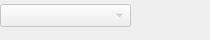
      <widget class="QWidget" name="page_4">
       <widget class="Document_Size" name="Document_size_comb_2">
        <property name="enabled">
         <bool>false</bool>
        </property>
        <property name="geometry">
         <rect>
          <x>0</x>
          <y>4</y>
          <width>131</width>
          <height>23</height>
         </rect>
        </property>
        <property name="maxVisibleItems">
         <number>50</number>
        </property>
       </widget>
       <widget class="HorizonDoctoolButton" name="Horizontal_doc_toolButton">
        <property name="enabled">
         <bool>false</bool>
        </property>
        <property name="geometry">
         <rect>
          <x>140</x>
          <y>0</y>
          <width>31</width>
          <height>31</height>
         </rect>
        </property>
        <property name="palette">
         <palette>
          <active>
           <colorrole role="WindowText">
            <brush brushstyle="SolidPattern">
             <color alpha="255">
              <red>0</red>
              <green>0</green>
              <blue>0</blue>
             </color>
            </brush>
           </colorrole>
           <colorrole role="Button">
            <brush brushstyle="SolidPattern">
             <color alpha="255">
              <red>184</red>
              <green>242</green>
              <blue>255</blue>
             </color>
            </brush>
           </colorrole>
           <colorrole role="Light">
            <brush brushstyle="SolidPattern">
             <color alpha="255">
              <red>255</red>
              <green>255</green>
              <blue>255</blue>
             </color>
            </brush>
           </colorrole>
           <colorrole role="Midlight">
            <brush brushstyle="SolidPattern">
             <color alpha="255">
              <red>219</red>
              <green>248</green>
              <blue>255</blue>
             </color>
            </brush>
           </colorrole>
           <colorrole role="Dark">
            <brush brushstyle="SolidPattern">
             <color alpha="255">
              <red>92</red>
              <green>121</green>
              <blue>127</blue>
             </color>
            </brush>
           </colorrole>
           <colorrole role="Mid">
            <brush brushstyle="SolidPattern">
             <color alpha="255">
              <red>123</red>
              <green>161</green>
              <blue>170</blue>
             </color>
            </brush>
           </colorrole>
           <colorrole role="Text">
            <brush brushstyle="SolidPattern">
             <color alpha="255">
              <red>0</red>
              <green>0</green>
              <blue>0</blue>
             </color>
            </brush>
           </colorrole>
           <colorrole role="BrightText">
            <brush brushstyle="SolidPattern">
             <color alpha="255">
              <red>255</red>
              <green>255</green>
              <blue>255</blue>
             </color>
            </brush>
           </colorrole>
           <colorrole role="ButtonText">
            <brush brushstyle="SolidPattern">
             <color alpha="255">
              <red>0</red>
              <green>0</green>
              <blue>0</blue>
             </color>
            </brush>
           </colorrole>
           <colorrole role="Base">
            <brush brushstyle="SolidPattern">
             <color alpha="255">
              <red>255</red>
              <green>255</green>
              <blue>255</blue>
             </color>
            </brush>
           </colorrole>
           <colorrole role="Window">
            <brush brushstyle="SolidPattern">
             <color alpha="255">
              <red>184</red>
              <green>242</green>
              <blue>255</blue>
             </color>
            </brush>
           </colorrole>
           <colorrole role="Shadow">
            <brush brushstyle="SolidPattern">
             <color alpha="255">
              <red>0</red>
              <green>0</green>
              <blue>0</blue>
             </color>
            </brush>
           </colorrole>
           <colorrole role="AlternateBase">
            <brush brushstyle="SolidPattern">
             <color alpha="255">
              <red>219</red>
              <green>248</green>
              <blue>255</blue>
             </color>
            </brush>
           </colorrole>
           <colorrole role="ToolTipBase">
            <brush brushstyle="SolidPattern">
             <color alpha="255">
              <red>255</red>
              <green>255</green>
              <blue>220</blue>
             </color>
            </brush>
           </colorrole>
           <colorrole role="ToolTipText">
            <brush brushstyle="SolidPattern">
             <color alpha="255">
              <red>0</red>
              <green>0</green>
              <blue>0</blue>
             </color>
            </brush>
           </colorrole>
          </active>
          <inactive>
           <colorrole role="WindowText">
            <brush brushstyle="SolidPattern">
             <color alpha="255">
              <red>0</red>
              <green>0</green>
              <blue>0</blue>
             </color>
            </brush>
           </colorrole>
           <colorrole role="Button">
            <brush brushstyle="SolidPattern">
             <color alpha="255">
              <red>184</red>
              <green>242</green>
              <blue>255</blue>
             </color>
            </brush>
           </colorrole>
           <colorrole role="Light">
            <brush brushstyle="SolidPattern">
             <color alpha="255">
              <red>255</red>
              <green>255</green>
              <blue>255</blue>
             </color>
            </brush>
           </colorrole>
           <colorrole role="Midlight">
            <brush brushstyle="SolidPattern">
             <color alpha="255">
              <red>219</red>
              <green>248</green>
              <blue>255</blue>
             </color>
            </brush>
           </colorrole>
           <colorrole role="Dark">
            <brush brushstyle="SolidPattern">
             <color alpha="255">
              <red>92</red>
              <green>121</green>
              <blue>127</blue>
             </color>
            </brush>
           </colorrole>
           <colorrole role="Mid">
            <brush brushstyle="SolidPattern">
             <color alpha="255">
              <red>123</red>
              <green>161</green>
              <blue>170</blue>
             </color>
            </brush>
           </colorrole>
           <colorrole role="Text">
            <brush brushstyle="SolidPattern">
             <color alpha="255">
              <red>0</red>
              <green>0</green>
              <blue>0</blue>
             </color>
            </brush>
           </colorrole>
           <colorrole role="BrightText">
            <brush brushstyle="SolidPattern">
             <color alpha="255">
              <red>255</red>
              <green>255</green>
              <blue>255</blue>
             </color>
            </brush>
           </colorrole>
           <colorrole role="ButtonText">
            <brush brushstyle="SolidPattern">
             <color alpha="255">
              <red>0</red>
              <green>0</green>
              <blue>0</blue>
             </color>
            </brush>
           </colorrole>
           <colorrole role="Base">
            <brush brushstyle="SolidPattern">
             <color alpha="255">
              <red>255</red>
              <green>255</green>
              <blue>255</blue>
             </color>
            </brush>
           </colorrole>
           <colorrole role="Window">
            <brush brushstyle="SolidPattern">
             <color alpha="255">
              <red>184</red>
              <green>242</green>
              <blue>255</blue>
             </color>
            </brush>
           </colorrole>
           <colorrole role="Shadow">
            <brush brushstyle="SolidPattern">
             <color alpha="255">
              <red>0</red>
              <green>0</green>
              <blue>0</blue>
             </color>
            </brush>
           </colorrole>
           <colorrole role="AlternateBase">
            <brush brushstyle="SolidPattern">
             <color alpha="255">
              <red>219</red>
              <green>248</green>
              <blue>255</blue>
             </color>
            </brush>
           </colorrole>
           <colorrole role="ToolTipBase">
            <brush brushstyle="SolidPattern">
             <color alpha="255">
              <red>255</red>
              <green>255</green>
              <blue>220</blue>
             </color>
            </brush>
           </colorrole>
           <colorrole role="ToolTipText">
            <brush brushstyle="SolidPattern">
             <color alpha="255">
              <red>0</red>
              <green>0</green>
              <blue>0</blue>
             </color>
            </brush>
           </colorrole>
          </inactive>
          <disabled>
           <colorrole role="WindowText">
            <brush brushstyle="SolidPattern">
             <color alpha="255">
              <red>92</red>
              <green>121</green>
              <blue>127</blue>
             </color>
            </brush>
           </colorrole>
           <colorrole role="Button">
            <brush brushstyle="SolidPattern">
             <color alpha="255">
              <red>184</red>
              <green>242</green>
              <blue>255</blue>
             </color>
            </brush>
           </colorrole>
           <colorrole role="Light">
            <brush brushstyle="SolidPattern">
             <color alpha="255">
              <red>255</red>
              <green>255</green>
              <blue>255</blue>
             </color>
            </brush>
           </colorrole>
           <colorrole role="Midlight">
            <brush brushstyle="SolidPattern">
             <color alpha="255">
              <red>219</red>
              <green>248</green>
              <blue>255</blue>
             </color>
            </brush>
           </colorrole>
           <colorrole role="Dark">
            <brush brushstyle="SolidPattern">
             <color alpha="255">
              <red>92</red>
              <green>121</green>
              <blue>127</blue>
             </color>
            </brush>
           </colorrole>
           <colorrole role="Mid">
            <brush brushstyle="SolidPattern">
             <color alpha="255">
              <red>123</red>
              <green>161</green>
              <blue>170</blue>
             </color>
            </brush>
           </colorrole>
           <colorrole role="Text">
            <brush brushstyle="SolidPattern">
             <color alpha="255">
              <red>92</red>
              <green>121</green>
              <blue>127</blue>
             </color>
            </brush>
           </colorrole>
           <colorrole role="BrightText">
            <brush brushstyle="SolidPattern">
             <color alpha="255">
              <red>255</red>
              <green>255</green>
              <blue>255</blue>
             </color>
            </brush>
           </colorrole>
           <colorrole role="ButtonText">
            <brush brushstyle="SolidPattern">
             <color alpha="255">
              <red>92</red>
              <green>121</green>
              <blue>127</blue>
             </color>
            </brush>
           </colorrole>
           <colorrole role="Base">
            <brush brushstyle="SolidPattern">
             <color alpha="255">
              <red>184</red>
              <green>242</green>
              <blue>255</blue>
             </color>
            </brush>
           </colorrole>
           <colorrole role="Window">
            <brush brushstyle="SolidPattern">
             <color alpha="255">
              <red>184</red>
              <green>242</green>
              <blue>255</blue>
             </color>
            </brush>
           </colorrole>
           <colorrole role="Shadow">
            <brush brushstyle="SolidPattern">
             <color alpha="255">
              <red>0</red>
              <green>0</green>
              <blue>0</blue>
             </color>
            </brush>
           </colorrole>
           <colorrole role="AlternateBase">
            <brush brushstyle="SolidPattern">
             <color alpha="255">
              <red>184</red>
              <green>242</green>
              <blue>255</blue>
             </color>
            </brush>
           </colorrole>
           <colorrole role="ToolTipBase">
            <brush brushstyle="SolidPattern">
             <color alpha="255">
              <red>255</red>
              <green>255</green>
              <blue>220</blue>
             </color>
            </brush>
           </colorrole>
           <colorrole role="ToolTipText">
            <brush brushstyle="SolidPattern">
             <color alpha="255">
              <red>0</red>
              <green>0</green>
              <blue>0</blue>
             </color>
            </brush>
           </colorrole>
          </disabled>
         </palette>
        </property>
        <property name="toolTip">
         <string notr="true"/>
        </property>
        <property name="autoFillBackground">
         <bool>false</bool>
        </property>
        <property name="text">
         <string/>
        </property>
        <property name="icon">
         <iconset resource="icons/icon.qrc">
          <normaloff>:/yokot.png</normaloff>:/yokot.png</iconset>
        </property>
        <property name="iconSize">
         <size>
          <width>25</width>
          <height>25</height>
         </size>
        </property>
        <property name="checkable">
         <bool>true</bool>
        </property>
        <property name="checked">
         <bool>false</bool>
        </property>
        <property name="autoRepeat">
         <bool>false</bool>
        </property>
        <property name="autoExclusive">
         <bool>false</bool>
        </property>
        <property name="toolButtonStyle">
         <enum>Qt::ToolButtonIconOnly</enum>
        </property>
        <property name="autoRaise">
         <bool>true</bool>
        </property>
        <property name="arrowType">
         <enum>Qt::NoArrow</enum>
        </property>
       </widget>
       <widget class="VerticalDoctoolButton" name="Vertical_doc_toolButton">
        <property name="enabled">
         <bool>false</bool>
        </property>
        <property name="geometry">
         <rect>
          <x>170</x>
          <y>0</y>
          <width>31</width>
          <height>31</height>
         </rect>
        </property>
        <property name="palette">
         <palette>
          <active>
           <colorrole role="WindowText">
            <brush brushstyle="SolidPattern">
             <color alpha="255">
              <red>0</red>
              <green>0</green>
              <blue>0</blue>
             </color>
            </brush>
           </colorrole>
           <colorrole role="Button">
            <brush brushstyle="SolidPattern">
             <color alpha="255">
              <red>184</red>
              <green>242</green>
              <blue>255</blue>
             </color>
            </brush>
           </colorrole>
           <colorrole role="Light">
            <brush brushstyle="SolidPattern">
             <color alpha="255">
              <red>255</red>
              <green>255</green>
              <blue>255</blue>
             </color>
            </brush>
           </colorrole>
           <colorrole role="Midlight">
            <brush brushstyle="SolidPattern">
             <color alpha="255">
              <red>219</red>
              <green>248</green>
              <blue>255</blue>
             </color>
            </brush>
           </colorrole>
           <colorrole role="Dark">
            <brush brushstyle="SolidPattern">
             <color alpha="255">
              <red>92</red>
              <green>121</green>
              <blue>127</blue>
             </color>
            </brush>
           </colorrole>
           <colorrole role="Mid">
            <brush brushstyle="SolidPattern">
             <color alpha="255">
              <red>123</red>
              <green>161</green>
              <blue>170</blue>
             </color>
            </brush>
           </colorrole>
           <colorrole role="Text">
            <brush brushstyle="SolidPattern">
             <color alpha="255">
              <red>0</red>
              <green>0</green>
              <blue>0</blue>
             </color>
            </brush>
           </colorrole>
           <colorrole role="BrightText">
            <brush brushstyle="SolidPattern">
             <color alpha="255">
              <red>255</red>
              <green>255</green>
              <blue>255</blue>
             </color>
            </brush>
           </colorrole>
           <colorrole role="ButtonText">
            <brush brushstyle="SolidPattern">
             <color alpha="255">
              <red>0</red>
              <green>0</green>
              <blue>0</blue>
             </color>
            </brush>
           </colorrole>
           <colorrole role="Base">
            <brush brushstyle="SolidPattern">
             <color alpha="255">
              <red>255</red>
              <green>255</green>
              <blue>255</blue>
             </color>
            </brush>
           </colorrole>
           <colorrole role="Window">
            <brush brushstyle="SolidPattern">
             <color alpha="255">
              <red>184</red>
              <green>242</green>
              <blue>255</blue>
             </color>
            </brush>
           </colorrole>
           <colorrole role="Shadow">
            <brush brushstyle="SolidPattern">
             <color alpha="255">
              <red>0</red>
              <green>0</green>
              <blue>0</blue>
             </color>
            </brush>
           </colorrole>
           <colorrole role="AlternateBase">
            <brush brushstyle="SolidPattern">
             <color alpha="255">
              <red>219</red>
              <green>248</green>
              <blue>255</blue>
             </color>
            </brush>
           </colorrole>
           <colorrole role="ToolTipBase">
            <brush brushstyle="SolidPattern">
             <color alpha="255">
              <red>255</red>
              <green>255</green>
              <blue>220</blue>
             </color>
            </brush>
           </colorrole>
           <colorrole role="ToolTipText">
            <brush brushstyle="SolidPattern">
             <color alpha="255">
              <red>0</red>
              <green>0</green>
              <blue>0</blue>
             </color>
            </brush>
           </colorrole>
          </active>
          <inactive>
           <colorrole role="WindowText">
            <brush brushstyle="SolidPattern">
             <color alpha="255">
              <red>0</red>
              <green>0</green>
              <blue>0</blue>
             </color>
            </brush>
           </colorrole>
           <colorrole role="Button">
            <brush brushstyle="SolidPattern">
             <color alpha="255">
              <red>184</red>
              <green>242</green>
              <blue>255</blue>
             </color>
            </brush>
           </colorrole>
           <colorrole role="Light">
            <brush brushstyle="SolidPattern">
             <color alpha="255">
              <red>255</red>
              <green>255</green>
              <blue>255</blue>
             </color>
            </brush>
           </colorrole>
           <colorrole role="Midlight">
            <brush brushstyle="SolidPattern">
             <color alpha="255">
              <red>219</red>
              <green>248</green>
              <blue>255</blue>
             </color>
            </brush>
           </colorrole>
           <colorrole role="Dark">
            <brush brushstyle="SolidPattern">
             <color alpha="255">
              <red>92</red>
              <green>121</green>
              <blue>127</blue>
             </color>
            </brush>
           </colorrole>
           <colorrole role="Mid">
            <brush brushstyle="SolidPattern">
             <color alpha="255">
              <red>123</red>
              <green>161</green>
              <blue>170</blue>
             </color>
            </brush>
           </colorrole>
           <colorrole role="Text">
            <brush brushstyle="SolidPattern">
             <color alpha="255">
              <red>0</red>
              <green>0</green>
              <blue>0</blue>
             </color>
            </brush>
           </colorrole>
           <colorrole role="BrightText">
            <brush brushstyle="SolidPattern">
             <color alpha="255">
              <red>255</red>
              <green>255</green>
              <blue>255</blue>
             </color>
            </brush>
           </colorrole>
           <colorrole role="ButtonText">
            <brush brushstyle="SolidPattern">
             <color alpha="255">
              <red>0</red>
              <green>0</green>
              <blue>0</blue>
             </color>
            </brush>
           </colorrole>
           <colorrole role="Base">
            <brush brushstyle="SolidPattern">
             <color alpha="255">
              <red>255</red>
              <green>255</green>
              <blue>255</blue>
             </color>
            </brush>
           </colorrole>
           <colorrole role="Window">
            <brush brushstyle="SolidPattern">
             <color alpha="255">
              <red>184</red>
              <green>242</green>
              <blue>255</blue>
             </color>
            </brush>
           </colorrole>
           <colorrole role="Shadow">
            <brush brushstyle="SolidPattern">
             <color alpha="255">
              <red>0</red>
              <green>0</green>
              <blue>0</blue>
             </color>
            </brush>
           </colorrole>
           <colorrole role="AlternateBase">
            <brush brushstyle="SolidPattern">
             <color alpha="255">
              <red>219</red>
              <green>248</green>
              <blue>255</blue>
             </color>
            </brush>
           </colorrole>
           <colorrole role="ToolTipBase">
            <brush brushstyle="SolidPattern">
             <color alpha="255">
              <red>255</red>
              <green>255</green>
              <blue>220</blue>
             </color>
            </brush>
           </colorrole>
           <colorrole role="ToolTipText">
            <brush brushstyle="SolidPattern">
             <color alpha="255">
              <red>0</red>
              <green>0</green>
              <blue>0</blue>
             </color>
            </brush>
           </colorrole>
          </inactive>
          <disabled>
           <colorrole role="WindowText">
            <brush brushstyle="SolidPattern">
             <color alpha="255">
              <red>92</red>
              <green>121</green>
              <blue>127</blue>
             </color>
            </brush>
           </colorrole>
           <colorrole role="Button">
            <brush brushstyle="SolidPattern">
             <color alpha="255">
              <red>184</red>
              <green>242</green>
              <blue>255</blue>
             </color>
            </brush>
           </colorrole>
           <colorrole role="Light">
            <brush brushstyle="SolidPattern">
             <color alpha="255">
              <red>255</red>
              <green>255</green>
              <blue>255</blue>
             </color>
            </brush>
           </colorrole>
           <colorrole role="Midlight">
            <brush brushstyle="SolidPattern">
             <color alpha="255">
              <red>219</red>
              <green>248</green>
              <blue>255</blue>
             </color>
            </brush>
           </colorrole>
           <colorrole role="Dark">
            <brush brushstyle="SolidPattern">
             <color alpha="255">
              <red>92</red>
              <green>121</green>
              <blue>127</blue>
             </color>
            </brush>
           </colorrole>
           <colorrole role="Mid">
            <brush brushstyle="SolidPattern">
             <color alpha="255">
              <red>123</red>
              <green>161</green>
              <blue>170</blue>
             </color>
            </brush>
           </colorrole>
           <colorrole role="Text">
            <brush brushstyle="SolidPattern">
             <color alpha="255">
              <red>92</red>
              <green>121</green>
              <blue>127</blue>
             </color>
            </brush>
           </colorrole>
           <colorrole role="BrightText">
            <brush brushstyle="SolidPattern">
             <color alpha="255">
              <red>255</red>
              <green>255</green>
              <blue>255</blue>
             </color>
            </brush>
           </colorrole>
           <colorrole role="ButtonText">
            <brush brushstyle="SolidPattern">
             <color alpha="255">
              <red>92</red>
              <green>121</green>
              <blue>127</blue>
             </color>
            </brush>
           </colorrole>
           <colorrole role="Base">
            <brush brushstyle="SolidPattern">
             <color alpha="255">
              <red>184</red>
              <green>242</green>
              <blue>255</blue>
             </color>
            </brush>
           </colorrole>
           <colorrole role="Window">
            <brush brushstyle="SolidPattern">
             <color alpha="255">
              <red>184</red>
              <green>242</green>
              <blue>255</blue>
             </color>
            </brush>
           </colorrole>
           <colorrole role="Shadow">
            <brush brushstyle="SolidPattern">
             <color alpha="255">
              <red>0</red>
              <green>0</green>
              <blue>0</blue>
             </color>
            </brush>
           </colorrole>
           <colorrole role="AlternateBase">
            <brush brushstyle="SolidPattern">
             <color alpha="255">
              <red>184</red>
              <green>242</green>
              <blue>255</blue>
             </color>
            </brush>
           </colorrole>
           <colorrole role="ToolTipBase">
            <brush brushstyle="SolidPattern">
             <color alpha="255">
              <red>255</red>
              <green>255</green>
              <blue>220</blue>
             </color>
            </brush>
           </colorrole>
           <colorrole role="ToolTipText">
            <brush brushstyle="SolidPattern">
             <color alpha="255">
              <red>0</red>
              <green>0</green>
              <blue>0</blue>
             </color>
            </brush>
           </colorrole>
          </disabled>
         </palette>
        </property>
        <property name="text">
         <string/>
        </property>
        <property name="icon">
         <iconset resource="icons/icon.qrc">
          <normaloff>:/tatet.png</normaloff>:/tatet.png</iconset>
        </property>
        <property name="iconSize">
         <size>
          <width>25</width>
          <height>25</height>
         </size>
        </property>
        <property name="checkable">
         <bool>true</bool>
        </property>
        <property name="checked">
         <bool>false</bool>
        </property>
        <property name="autoRepeat">
         <bool>false</bool>
        </property>
        <property name="autoExclusive">
         <bool>false</bool>
        </property>
        <property name="toolButtonStyle">
         <enum>Qt::ToolButtonIconOnly</enum>
        </property>
        <property name="autoRaise">
         <bool>true</bool>
        </property>
       </widget>
      </widget>
